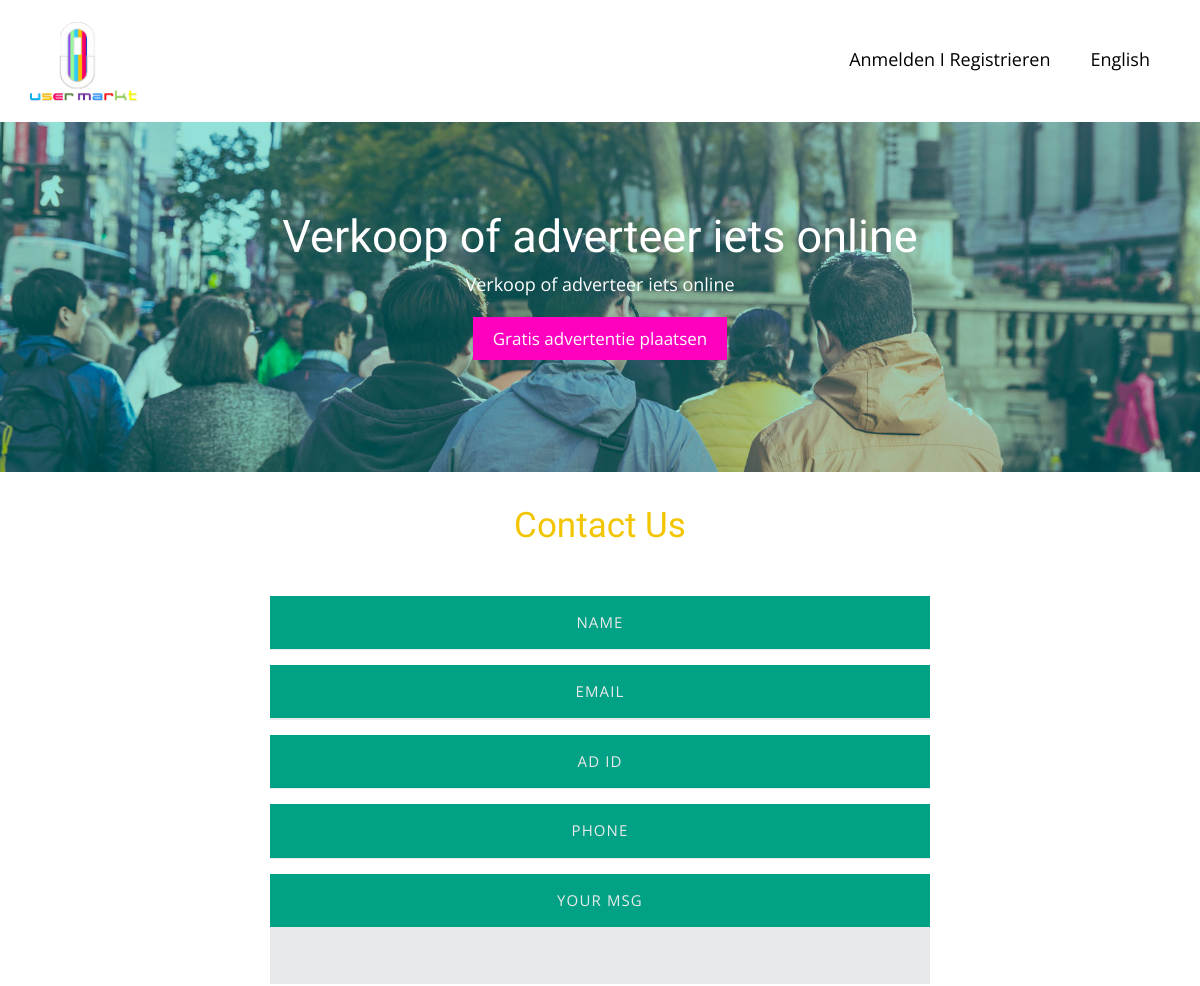
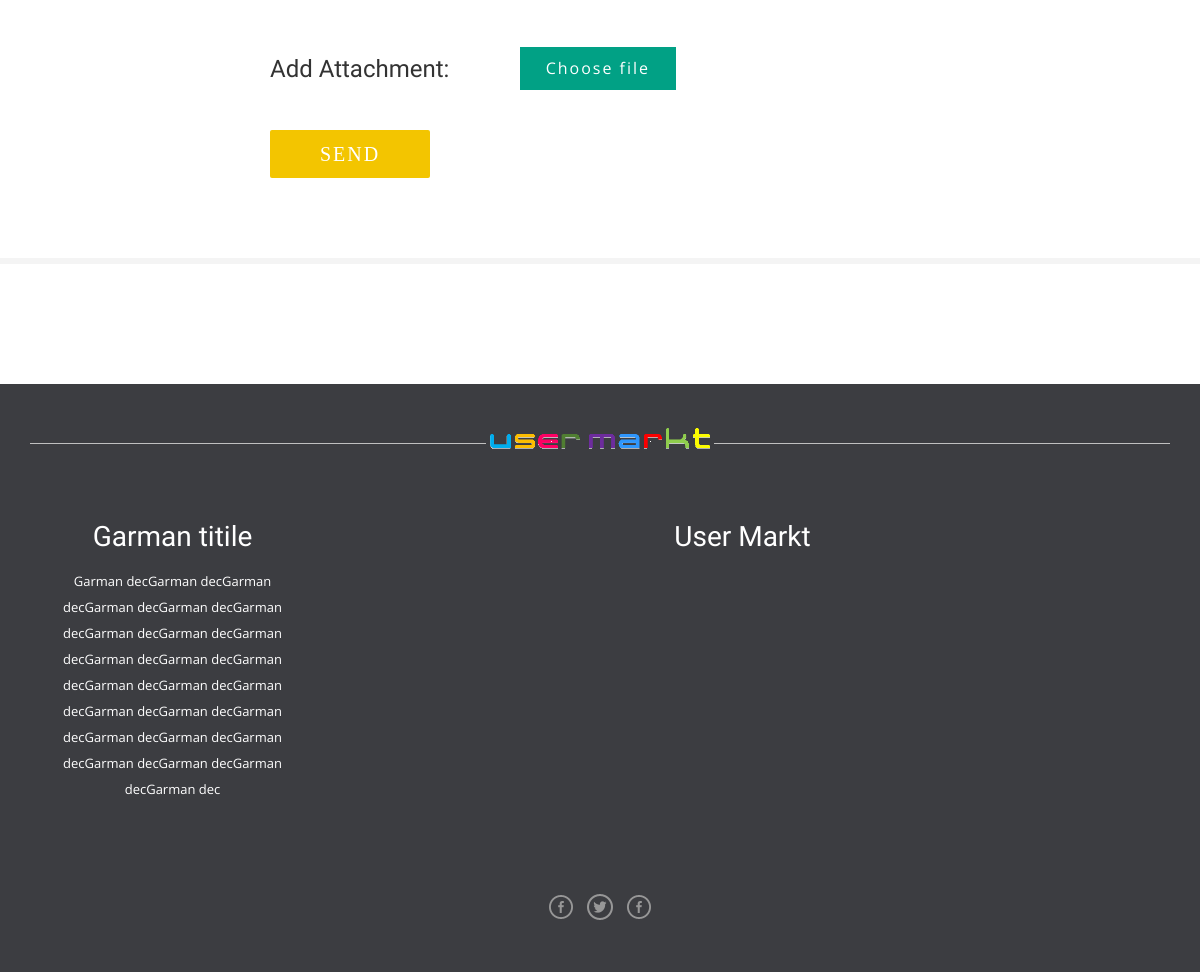
The app's page /contact.php, older data (2 pictures, top to bottom).
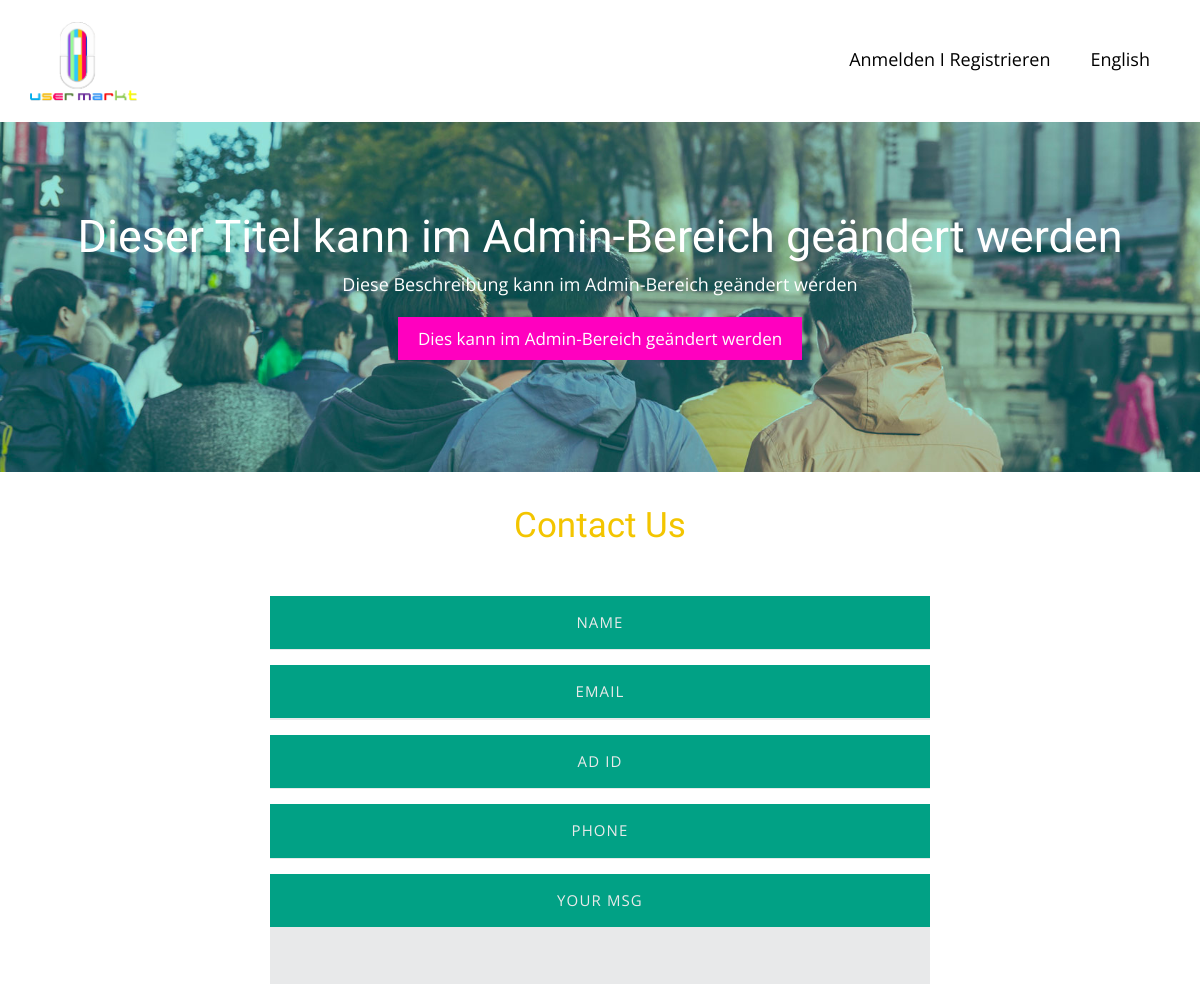
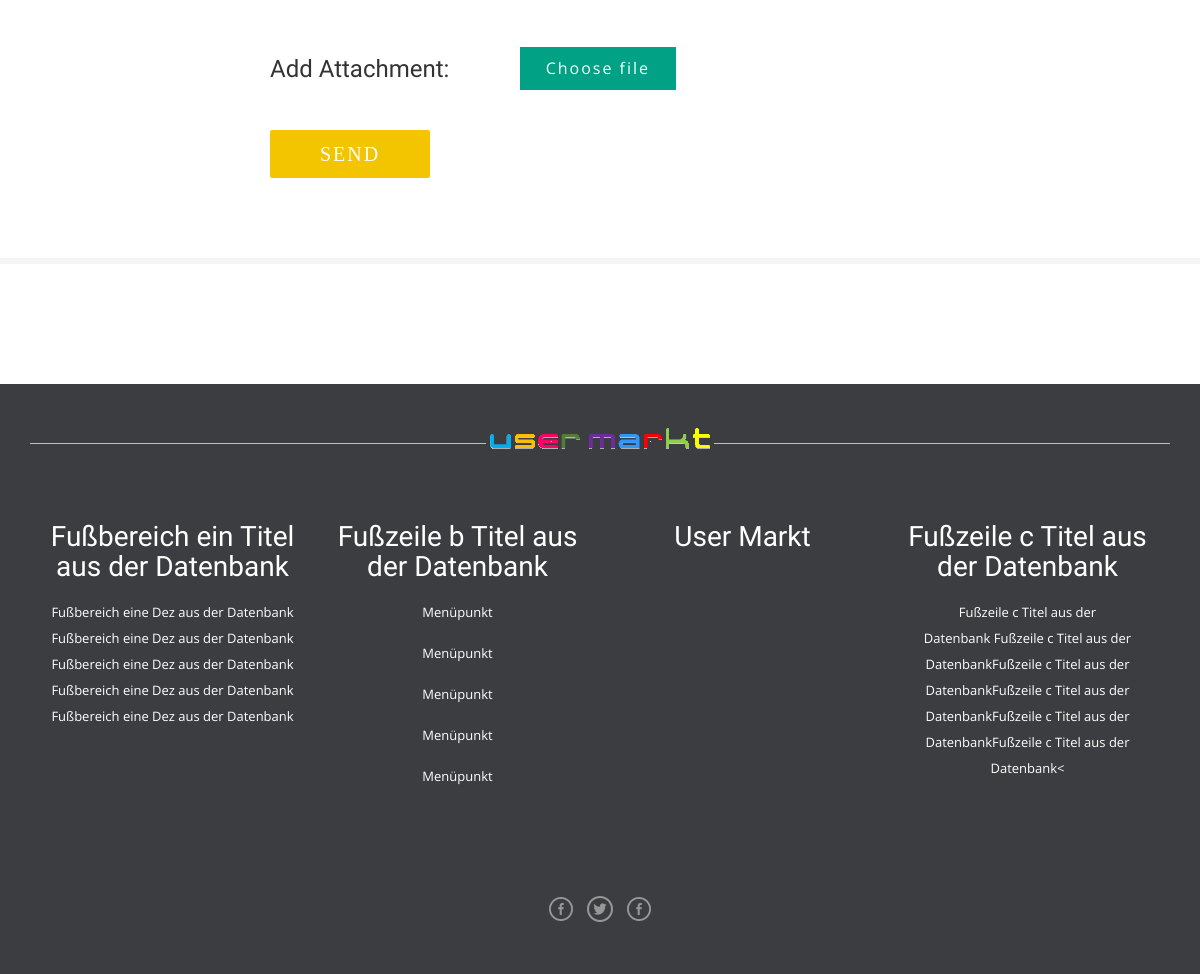
The same page, newer data (2 pictures, top to bottom).
### tables this page shows
CREATE TABLE `category` (
  `id` int(11) NOT NULL,
  `cat_id` int(11) NOT NULL,
  `en_title` varchar(250) NOT NULL,
  `de_title` varchar(250) NOT NULL,
  `icon` varchar(250) NOT NULL,
  `en_banner_title` varchar(250) NOT NULL,
  `de_banner_title` varchar(250) NOT NULL,
  `en_banner_dec` varchar(250) NOT NULL,
  `de_banner_dec` varchar(250) NOT NULL,
  `en_botton_text` varchar(250) NOT NULL,
  `de_botton_text` varchar(250) NOT NULL,
  `button_url` varchar(250) NOT NULL,
  `banner_img` varchar(250) NOT NULL
);

CREATE TABLE `footer` (
  `id` int(11) NOT NULL,
  `en_titile` varchar(250) NOT NULL,
  `de_titile` varchar(250) NOT NULL,
  `en_dec` varchar(250) NOT NULL,
  `de_dec` varchar(250) NOT NULL
);

CREATE TABLE `footer2` (
  `id` int(11) NOT NULL,
  `en_titile` varchar(250) NOT NULL,
  `de_titile` varchar(250) NOT NULL,
  `en_dec` varchar(250) NOT NULL,
  `de_dec` varchar(250) NOT NULL
);

CREATE TABLE `footer3` (
  `id` int(11) NOT NULL,
  `en_titile` varchar(250) NOT NULL,
  `de_titile` varchar(250) NOT NULL,
  `en_dec` varchar(250) NOT NULL,
  `de_dec` varchar(250) NOT NULL
);

### inc/translet/lang.de.php (called while the page is built, shortened)
<?php
$language['My_Account'] = 'Mein Konto';
$language['Select_language'] = 'Sprache wählen';
$language['Trending_Ads'] = 'Bestseller';
$language['Help'] = 'Hilfe';
$language['Faq'] = 'Häufig gestellte Fragen';
$language['Contact'] = 'Kontakt';
$language['Information'] = 'Information';
$language['Terms_of_Use'] = 'AGB & Nutzungsbedingungen';
$language['Privacy_Policy'] = 'Datenschutzbestimmungen';
$language['Contact_Us'] = 'Kontakt';
$language['Our_headquarters'] = 'Impressum';
$language['All_Rights_Reserved'] = 'Impressum';
$language['Main_Categories'] = 'Anzeigen';
$language['View_all_Ads'] = 'Alle Anzeigen ansehen';
$language['View_all_Categories'] = 'Alle Kategorien ansehen';
$language['Ads'] = 'Anzeigen';
$language['All_Ads'] = 'Alle Anzeigen';
$language['Select_your_city_to_see_local_ads'] = 'Select your city to see local ads';
$language['Entire_Location'] = 'Entire Location';
$language['Entire_Categories'] = 'Entire Categories';
$language['Browse_Categories'] = 'Kategorien durchsuchen';
$language['Search_for_a_specific_product'] = 'Suche / Lieblingsprodukt finden';
$language['Select_your_category_and_find_the_perfect_ad'] = 'Select your category and find the perfect ad';
$language['Home'] = 'Startseite';
$language['Featured_Ads'] = 'Ausgewählte Anzeigen!!';
$language['First_Page'] = 'Zurück';
$language['Last_Page'] = 'Zurück';
$language['view'] = 'Ansicht';
$language['Price'] = 'Preis';
$language['Condition'] = 'Zustand';
$language['Item_Type'] = 'Art';
$language['Interested_in_this_Ad'] = 'interessiert?';
$language['Contact_the_Seller'] = 'Verkäufer Kontaktieren';
$language['Added_at'] = 'Inseriert';
$language['Ad_ID'] = 'UMA : ID';
$language['Log_in'] = 'Einloggen';
$language['For_New_People'] = 'Neu hier?';
$language['Register_Now'] = 'Jetzt neu registrieren!';
$language['Create_an_account'] = 'User Markt Kostenloses Benutzerkonto Anlegen';
$language['Already_Have_Account'] = 'User Markt Konto ist bereits vorhanden!';
$language['Name'] = 'Vorname...';
$language['Email'] = 'E-Mail...';
$language['Password'] = 'Passwort...';
$language['Confirm_Password'] = 'Passwort bestätigen...';
$language['City'] = 'Stadt';
$language['zip_code'] = 'Postleitzahl';
$language['county'] = 'Land';
$language['Submit'] = 'Submit';
$language['Password_must_contain_the_following'] = 'Das Passwort muss folgendes beinhalten:';
$language['A_lowercase_letter'] = 'einen Kleinbuchstaben';
$language['A_capital_uppercase_letter'] = 'einen Großbuchstaben';
$language['A_number'] = 'eine Ziffer';
$language['Minimum_8_characters'] = 'Mindestens 8 Zeichen';
$language['You_already_have_an_account'] = 'Konto ist breits vorhanden!';
$language['Your_password_not_match'] = 'Passwort stimmt nicht überein';
$language['One_or_more_field_has_empty'] = 'Ein oder mehrere Felder enthalten keine gültigen Informationen!';
$language['Dashboard'] = 'Verwalten';
$language['Total_Ads_Posted'] = 'Meine Anzeigen';
$language['Your_Ads'] = 'Deine Anzeige';
$language['Ads_Title'] = 'Anzeige Titel';
?>

### lib/view.php (called while the page is built, shortened)
<?php
Class Database{
	public $host   = DB_HOST;
	public $user   = DB_USER;
	public $pass   = DB_PASS;
	public $dbname = DB_NAME;
	public $link;
	private function connectDB(){
	$this->link = new mysqli($this->host, $this->user, $this->pass, $this->dbname);
 }
	public function select($query){
		$result = $this->link->query($query) or die($this->link->error.__LINE__);
		if($result->num_rows > 0){
			return $result;
		} else {
			return false;
		}
	}
}

### inc/templect/baner.php (the view, shortened to what this page needs)
<?php
if (!isset($_GET['$id']) || $_GET['$id']==NULL  ) {
  $query = "select * from category where cat_id= 43050";
  $post = $db->select($query);
  if ($post) {
  $result= $post -> fetch_assoc(); ?>
  <div class="main-banner banner text-center">
	  <div class="container">
			<h1><?php echo $result[$lang.'_banner_title']; ?></h1>
			<p><?php echo $result[$lang.'_banner_dec']; ?></p>
			<a href="<?php echo $result['button_url']; ?>"><?php echo $result[$lang.'_botton_text']; ?></a>
	  </div>
	</div>
     <?php      }}else{
             $id= $_GET['$id'];
  $query = "select * from category where cat_id= $id";
  $post = $db->select($query);
  if ($post) {
  $result= $post -> fetch_assoc(); ?>
  <div class="main-banner banner text-center">
	  <div class="container">
			<h1><?php echo $result[$lang.'_banner_title']; ?></h1>
			<p><?php echo $result[$lang.'_banner_dec']; ?></p>
			<a href="<?php echo $result['button_url']; ?>"><?php echo $result[$lang.'_botton_text']; ?></a>
	  </div>
	</div>
<style type="text/css">
		.banner {
	background:url('uploads/<?php echo $result['banner_img'];?>') no-repeat 0px 0px;
}
.main-banner {
	background:url('uploads/<?php echo $result['banner_img'];?>') no-repeat 0px 0px;
}
	</style>
<?php
 } }
?>

### inc/hader.php (shortened to what this page needs)
<?php include 'lib/view.php'; ?>
<?php
$lang = "de";
?>
<?php
 $db = new Database();
 ?>
<!DOCTYPE html>
<html>
<head>
<link rel="stylesheet" href="css/bootstrap.min.css">
<link rel="stylesheet" href="css/bootstrap-select.css">
<link href="css/style.css" rel="stylesheet" type="text/css" media="all" />
<link rel="stylesheet" href="css/flexslider.css" type="text/css" media="screen" />
<link rel="stylesheet" href="css/font-awesome.min.css" />
<link rel="stylesheet" type="text/css" href="css/jquery-ui1.css">
<link href="css/jquery.uls.css" rel="stylesheet"/>
<link href="css/jquery.uls.grid.css" rel="stylesheet"/>
<link href="css/jquery.uls.lcd.css" rel="stylesheet"/>
    <link rel="stylesheet" type="text/css" href="css/easy-responsive-tabs.css " />
</head>
<body>
  <div class="header">
    <div class="container">
      <div class="logo">
        <a href="index.php"><img class="logoimg" src="images/Logo.png"></a>
      </div>
      <div class="header-right">
        <ul class="hader-list-itam">
          <li>
            <a class="account" href="profile/index.php"><?php echo $language["LoginRegistration"]; ?></a>
          </li>
          <li>
            <a class="laguageh" href="?lang=en">English</a>
          </li>
        </ul>
    </div>
    </div>
  </div>

### contact.php (shortened to what this page needs)
<?php include 'inc/hader.php'; ?>
<?php include 'inc/templect/baner.php'; ?>
	<div class="contact main-grid-border">
		<div class="container">
			<h2 class="head text-center">Contact Us</h2>
			<section id="hire">
				<form id="filldetails">
					  <div class="field name-box">
							<label for="name">Name</label>
					  </div>
					  <div class="field email-box">
							<label for="email">Email</label>
					  </div>
					  <div class="field ad-ID">
							<label for="email">Ad ID</label>
					  </div>
					  <div class="field phonenum-box">
							<label for="email">Phone</label>
					  </div>
					  <div class="field msg-box">
							<textarea id="msg" rows="4" placeholder="Your message goes here..."/></textarea>
							<label for="msg">Your Msg</label>
					  </div>
			  </form>
			<div class="upload">
						 <h3 class="tlt">Add Attachment:</h3>
						<form id="upload" method="post" action="upload.php" enctype="multipart/form-data">
			<div id="drop">
				<a>Choose file</a>
			</div>
		</form>
		<form class="submit">
		<input class="button" type="submit" value="Send" />
		</form>
						</div>
			</section>
		</div>
	</div>
<?php include 'inc/foter.php'; ?>

### inc/foter.php (shortened to what this page needs)
    <footer>
      <div class="footer-top">
      </div>
      <div class="footer-bottom text-center">
      <div class="container">
        <div class="footer-logo">
          <a href="index.php"> <img class="fotter_logo" src="images/Logo_text.png"> </a>
        </div>
          <div class="foo-grids fotter_inner_new">
            <div class="col-md-3 footer-grid">
               <?php
                          $query = "select * from footer  order by id desc";
                          $post = $db->select($query);
                          if ($post) {
                           $result= $post -> fetch_assoc();
                            ?>
              <h4 class="footer-head"><?php echo $result[$lang.'_titile']; ?></h4>
              <p><?php echo $result[$lang.'_dec']; ?></p>
            <?php } ?>
            </div>
            <div class="col-md-3 footer-grid">
               <?php
                          $query = "select * from footer2  order by id desc";
                          $post = $db->select($query);
                          if ($post) {
                           $result= $post -> fetch_assoc();
                            ?>
              <h4 class="footer-head"><?php echo $result[$lang.'_titile']; ?></h4>
              <p><?php echo $result[$lang.'_dec']; ?></p>
            <?php } ?>
            </div>
            <div class="col-md-3 footer-grid">
              <h4 class="footer-head">User Markt</h4>
            </div>
            <div class="col-md-3 footer-grid">
               <?php
                          $query = "select * from footer3  order by id desc";
                          $post = $db->select($query);
                          if ($post) {
                           $result= $post -> fetch_assoc();
                            ?>
              <h4 class="footer-head"><?php echo $result[$lang.'_titile']; ?></h4>
              <p><?php echo $result[$lang.'_dec']; ?></p>
            <?php } ?>
            </div>
            <div class="clearfix"></div>
          </div>
         <div class="footer-social-icons">
          <ul>
            <li><a class="facebook" href="#"><span>Facebook</span></a></li>
            <li><a class="twitter" href="#"><span>Twitter</span></a></li>
            <li><a class="instagram" href="#"><span>instagram</span></a></li>
          </ul>
        </div>
      </div>
    </div>
    </footer>
</body>
</html>

### css/easy-responsive-tabs.css (style rules this page uses)
ul.resp-tabs-list, p { margin: 0px; padding: 0px; }

Row changes from the older to the newer data that the page shows:
removed footer: de_titile "Garman titile", de_dec "Garman decGarman decGarman decGarman decGarman decGarman decGarman decGarman decGarman decGarman decGarman decGarman decGarman decGarman decGarman decGarman decGarman decGarman decGarman decGarman decGarman decGarman decGarman decGarman decGarman dec"
changed category: de_banner_title "Verkoop of adverteer iets online" → "Dieser Titel kann im Admin-Bereich geändert werden"; de_banner_dec "Verkoop of adverteer iets online" → "Diese Beschreibung kann im Admin-Bereich geändert werden"; de_botton_text "Gratis advertentie plaatsen" → "Dies kann im Admin-Bereich geändert werden"
added footer: de_titile "Fußbereich ein Titel aus der Datenbank", de_dec "Fußbereich eine Dez aus der Datenbank Fußbereich eine Dez aus der Datenbank Fußbereich eine Dez aus der Datenbank Fußbereich eine Dez aus der Datenbank Fußbereich eine Dez aus der Datenbank"
added footer2: de_titile "Fußzeile b Titel aus der Datenbank", de_dec "Menüpunkt Menüpunkt Menüpunkt Menüpunkt Menüpunkt"
added footer3: de_titile "Fußzeile c Titel aus der Datenbank", de_dec "Fußzeile c Titel aus der Datenbank Fußzeile c Titel aus der DatenbankFußzeile c Titel aus der DatenbankFußzeile c Titel aus der DatenbankFußzeile c Titel aus der DatenbankFußzeile c Titel aus der Datenbank<"
